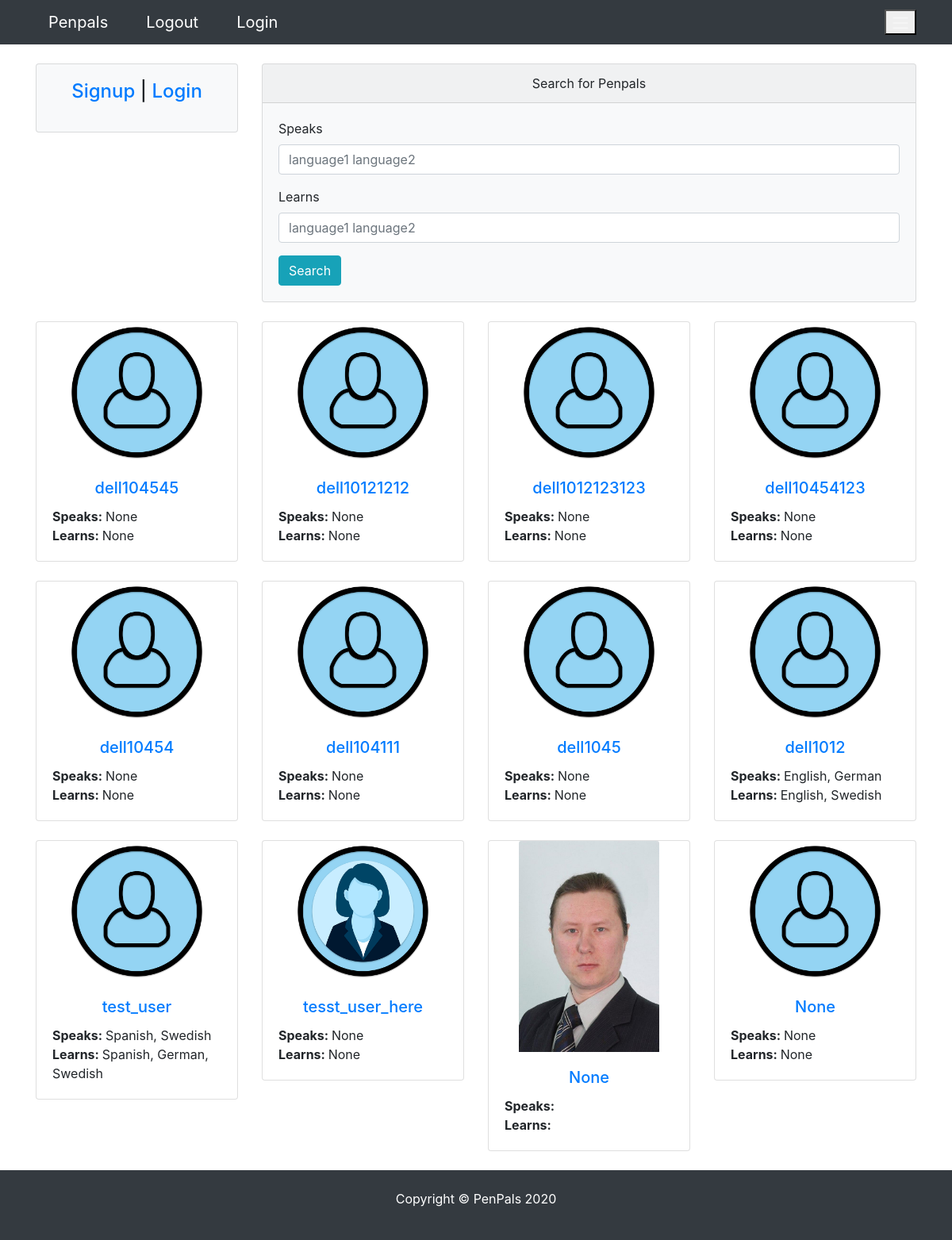
The app's page /, older data.
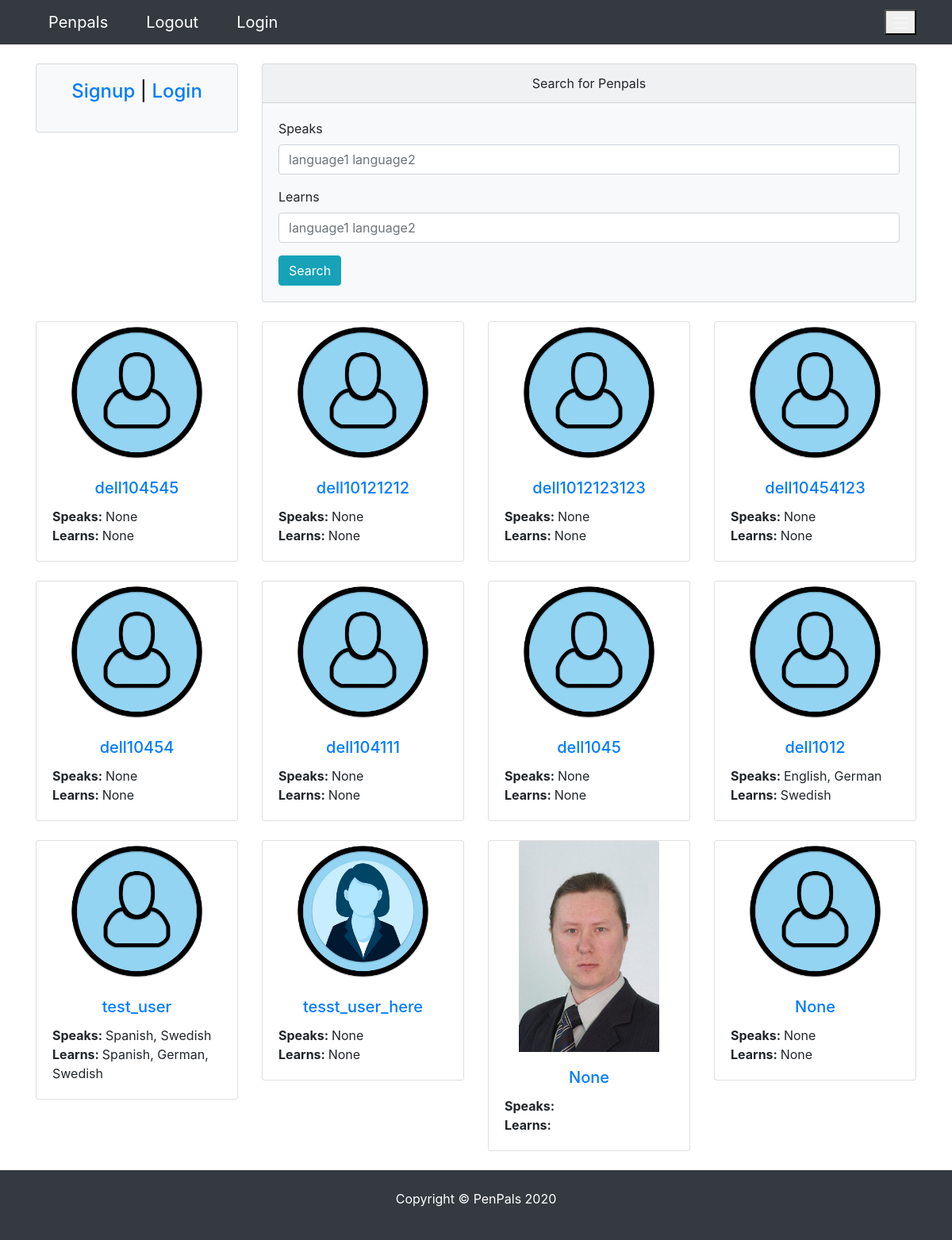
The same page, newer data.
### pages/models.py (models this page shows)
class Profile(models.Model):
    user = models.OneToOneField(
        User, blank=True, null=True, on_delete=models.CASCADE)
    first = models.CharField(max_length=200, blank=True, null=True)
    last = models.CharField(max_length=200, blank=True, null=True)
    photo = models.ImageField(
        default='user.png', upload_to='photos/%y/%m',  blank=True, null=True)
    friends = models.ManyToManyField('self', blank=True)
    speaks = models.CharField(max_length=200, blank=True, null=True)
    learns = models.CharField(max_length=200, blank=True, null=True)
    def __init__(self, *args, **kwargs):
         super(Profile, self).__init__(*args, **kwargs)
         self.speaks = from_value_to_label(self.speaks)
         self.learns = from_value_to_label(self.learns)
    def __str__(self):
        return str(self.user)
    def get_absolute_url(self):
        return reverse("pages:profile", kwargs={"profile_id":self.pk})
    class Meta:
        ordering = ['-id']

### pages/views.py (the view)
# urls.py: path("",  HomeView.as_view(), name="index"),
class HomeView(DetailView):
    template_name = 'pages/index.html'
    form_class = ProfileViewForm
    context_object_name = 'profile'
    model = Profile
    def get_object(self):
        if self.request.user.is_authenticated:
            self.instance = Profile.objects.get(id=self.request.user.profile.id)
        else:
            self.instance = Profile.objects.none()
        return self.instance
    def get_context_data(self, **kwargs):
        context = super(HomeView, self).get_context_data(**kwargs)
        self.users = Profile.objects.all()
        if self.request.user.is_authenticated:
            self.users = self.users.exclude(id=self.request.user.profile.id)
        context.update({
            'users': self.users,
            'profile': self.instance,
        })
        return context

### pages/utils.py (called while the page is built)
def from_value_to_label(field):
    if field is not None:
        list_of_labels = [label for value, label in LANGUAGE_CHOICES if str(value) in field]
        return ", ".join(list_of_labels)  # list_of_labels  #ast.literal_eval(field)  # [int(i) for i in field.replace('[','').replace(']','').replace(',','').replace("'",'').split(" ")] # list_of_labels #
    return field

### pages/templates/pages/index.html
{% extends 'pages/base.html' %} {% load crispy_forms_tags %} {% block content %}
<div class="row">
  {% include 'pages/partials/_sidebar.html' %}
  <div class="col-lg-9 col-md-9 col-sm-12">
    <div class="card bg-light">
      <div class="card-header text-center">Search for Penpals</div>
      <div class="card-body">
        <form action="{% url 'pages:search' %}" method="get">
          <div class="form-group">
            <label for="speaks">Speaks</label>
            <input
              type="text"
              name="speaks"
              value="{{request.GET.speaks}}"
              class="form-control"
              id="speaks"
              placeholder="language1 language2"
            />
          </div>
          <div class="form-group">
            <label for="learns">Learns</label>
            <input
              type="text"
              name="learns"
              value="{{request.GET.learns}}"
              class="form-control"
              id="learns"
              placeholder="language1 language2"
            />
          </div>
          <button type="submit" class="btn btn-info">Search</button>
        </form>
      </div>
    </div>
  </div>
</div>
    <div class="row">
        {% for u in users %}
            <div class="col-md-3 col-sm-6">
                <div class="card">
                    <img src="{{u.photo.url}}" class="card-img-top mx-auto">
                    <div class="card-body">
                        <h5 class="card-title text-center"><a href="{{u.get_absolute_url}}">{{u}}</a></h5>
                        <p class="card-text">
                            <span><strong>Speaks: </strong>{{u.speaks}}</span></br>
                            <span><strong>Learns: </strong>{{u.learns}}</span></br>
                        </p>
                    </div>
                </div>
            </div>
        {% endfor %}
    </div>
{% endblock content %}

Row changes from the older to the newer data that the page shows:
changed Profile "English, German": learns "English, Swedish" → "Swedish"
